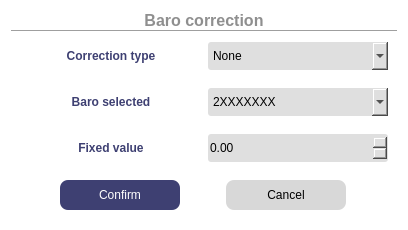
<?xml version="1.0" encoding="UTF-8"?>
<ui version="4.0">
 <class>WLvlDataBaroCorrection</class>
 <widget class="QDialog" name="WLvlDataBaroCorrection">
  <property name="geometry">
   <rect>
    <x>0</x>
    <y>0</y>
    <width>408</width>
    <height>228</height>
   </rect>
  </property>
  <property name="sizePolicy">
   <sizepolicy hsizetype="Preferred" vsizetype="Minimum">
    <horstretch>0</horstretch>
    <verstretch>0</verstretch>
   </sizepolicy>
  </property>
  <property name="windowTitle">
   <string>Log data period configuration</string>
  </property>
  <property name="styleSheet">
   <string notr="true">#WLvlDataBaroCorrection {
 background-color:white;
 border-radius: 5px;
}
#label,
#label_2,
#label_4 {
 color: #3E4072;
 font-weight: 800;
}
#buttonBox{
 background-color: #3E4072;
}
#label_Title{
 color: #8F8F8F;
 font-weight: 600;
}
QComboBox,
QDoubleSpinBox {
 background-color:#DFDFDF;
 border-radius: 3px;
 color: black;
}
#pushButton_Confirm,
#pushButton_Cancel {
 border: none;
 border-radius: 8px;
}
#pushButton_Confirm {
 color: white;
 background-color: #3E4072;
}
#pushButton_Confirm:hover {
 color: white;
 background-color: #595D89;
}
#pushButton_Cancel {
 background-color: #D8D8D8;
}
#pushButton_Cancel:hover {
 background-color: #ACACAC;
}</string>
  </property>
  <layout class="QVBoxLayout" name="verticalLayout">
   <property name="spacing">
    <number>0</number>
   </property>
   <item>
    <widget class="QLabel" name="label_Title">
     <property name="maximumSize">
      <size>
       <width>16777215</width>
       <height>30</height>
      </size>
     </property>
     <property name="font">
      <font>
       <pointsize>12</pointsize>
       <fontweight>DemiBold</fontweight>
      </font>
     </property>
     <property name="text">
      <string>Baro correction</string>
     </property>
     <property name="alignment">
      <set>Qt::AlignCenter</set>
     </property>
    </widget>
   </item>
   <item>
    <widget class="Line" name="line">
     <property name="orientation">
      <enum>Qt::Horizontal</enum>
     </property>
    </widget>
   </item>
   <item>
    <widget class="QWidget" name="widget" native="true">
     <layout class="QGridLayout" name="gridLayout" columnstretch="1,0">
      <item row="0" column="0">
       <widget class="QLabel" name="label">
        <property name="maximumSize">
         <size>
          <width>16777215</width>
          <height>16777215</height>
         </size>
        </property>
        <property name="text">
         <string>Correction type</string>
        </property>
        <property name="alignment">
         <set>Qt::AlignCenter</set>
        </property>
       </widget>
      </item>
      <item row="0" column="1">
       <widget class="QComboBox" name="comboBox_CorrectionType">
        <property name="minimumSize">
         <size>
          <width>180</width>
          <height>28</height>
         </size>
        </property>
        <property name="maximumSize">
         <size>
          <width>180</width>
          <height>16777215</height>
         </size>
        </property>
        <item>
         <property name="text">
          <string>None</string>
         </property>
        </item>
        <item>
         <property name="text">
          <string>Logged Zeros</string>
         </property>
        </item>
        <item>
         <property name="text">
          <string>Baro File</string>
         </property>
        </item>
        <item>
         <property name="text">
          <string>Fixed</string>
         </property>
        </item>
       </widget>
      </item>
     </layout>
    </widget>
   </item>
   <item>
    <widget class="QWidget" name="widget_PartBaroSelected" native="true">
     <layout class="QGridLayout" name="gridLayout_2" columnstretch="1,0">
      <item row="0" column="1">
       <widget class="QComboBox" name="comboBox_BaroSelected">
        <property name="minimumSize">
         <size>
          <width>180</width>
          <height>28</height>
         </size>
        </property>
        <property name="maximumSize">
         <size>
          <width>180</width>
          <height>16777215</height>
         </size>
        </property>
        <item>
         <property name="text">
          <string>2XXXXXXX</string>
         </property>
        </item>
       </widget>
      </item>
      <item row="0" column="0">
       <widget class="QLabel" name="label_2">
        <property name="maximumSize">
         <size>
          <width>16777215</width>
          <height>16777215</height>
         </size>
        </property>
        <property name="text">
         <string>Baro selected</string>
        </property>
        <property name="alignment">
         <set>Qt::AlignCenter</set>
        </property>
       </widget>
      </item>
     </layout>
    </widget>
   </item>
   <item>
    <widget class="QWidget" name="widget_PartFixedValue" native="true">
     <layout class="QGridLayout" name="gridLayout_4" columnstretch="1,0">
      <item row="0" column="0">
       <widget class="QLabel" name="label_4">
        <property name="maximumSize">
         <size>
          <width>16777215</width>
          <height>16777215</height>
         </size>
        </property>
        <property name="text">
         <string>Fixed value</string>
        </property>
        <property name="alignment">
         <set>Qt::AlignCenter</set>
        </property>
       </widget>
      </item>
      <item row="0" column="1">
       <widget class="QDoubleSpinBox" name="doubleSpinBox_FixedValue">
        <property name="minimumSize">
         <size>
          <width>180</width>
          <height>28</height>
         </size>
        </property>
        <property name="maximumSize">
         <size>
          <width>180</width>
          <height>16777215</height>
         </size>
        </property>
       </widget>
      </item>
     </layout>
    </widget>
   </item>
   <item>
    <widget class="QWidget" name="widget_4" native="true">
     <property name="maximumSize">
      <size>
       <width>16777215</width>
       <height>50</height>
      </size>
     </property>
     <layout class="QHBoxLayout" name="horizontalLayout">
      <item>
       <widget class="QPushButton" name="pushButton_Confirm">
        <property name="minimumSize">
         <size>
          <width>0</width>
          <height>30</height>
         </size>
        </property>
        <property name="maximumSize">
         <size>
          <width>120</width>
          <height>16777215</height>
         </size>
        </property>
        <property name="text">
         <string>Confirm</string>
        </property>
       </widget>
      </item>
      <item>
       <widget class="QPushButton" name="pushButton_Cancel">
        <property name="minimumSize">
         <size>
          <width>120</width>
          <height>30</height>
         </size>
        </property>
        <property name="maximumSize">
         <size>
          <width>120</width>
          <height>16777215</height>
         </size>
        </property>
        <property name="text">
         <string>Cancel</string>
        </property>
       </widget>
      </item>
     </layout>
    </widget>
   </item>
  </layout>
 </widget>
 <resources/>
 <connections>
  <connection>
   <sender>pushButton_Cancel</sender>
   <signal>clicked()</signal>
   <receiver>WLvlDataBaroCorrection</receiver>
   <slot>reject()</slot>
   <hints>
    <hint type="sourcelabel">
     <x>318</x>
     <y>131</y>
    </hint>
    <hint type="destinationlabel">
     <x>307</x>
     <y>248</y>
    </hint>
   </hints>
  </connection>
  <connection>
   <sender>pushButton_Confirm</sender>
   <signal>clicked()</signal>
   <receiver>WLvlDataBaroCorrection</receiver>
   <slot>accept()</slot>
   <hints>
    <hint type="sourcelabel">
     <x>163</x>
     <y>124</y>
    </hint>
    <hint type="destinationlabel">
     <x>140</x>
     <y>207</y>
    </hint>
   </hints>
  </connection>
 </connections>
</ui>
